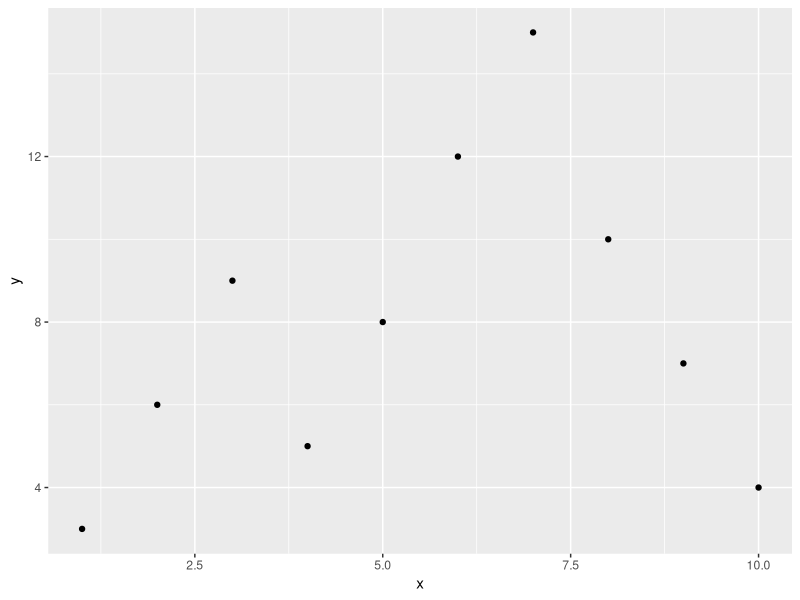
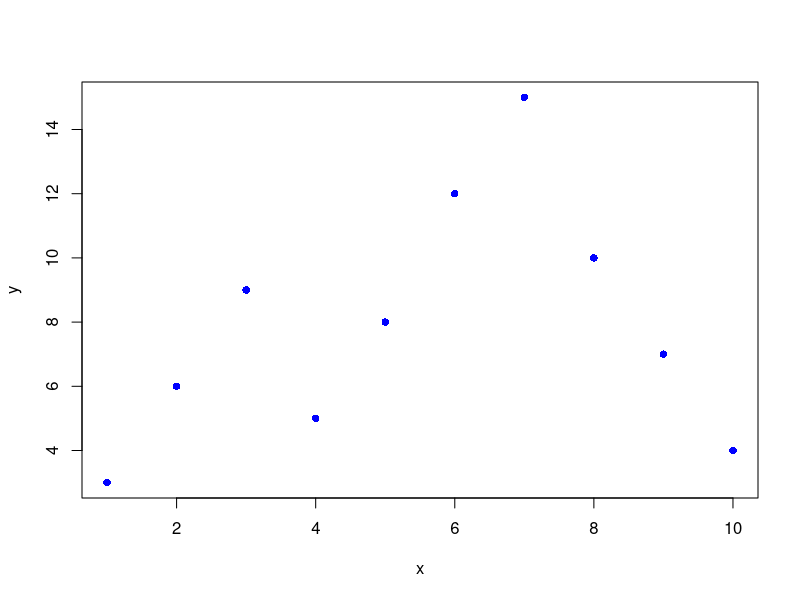
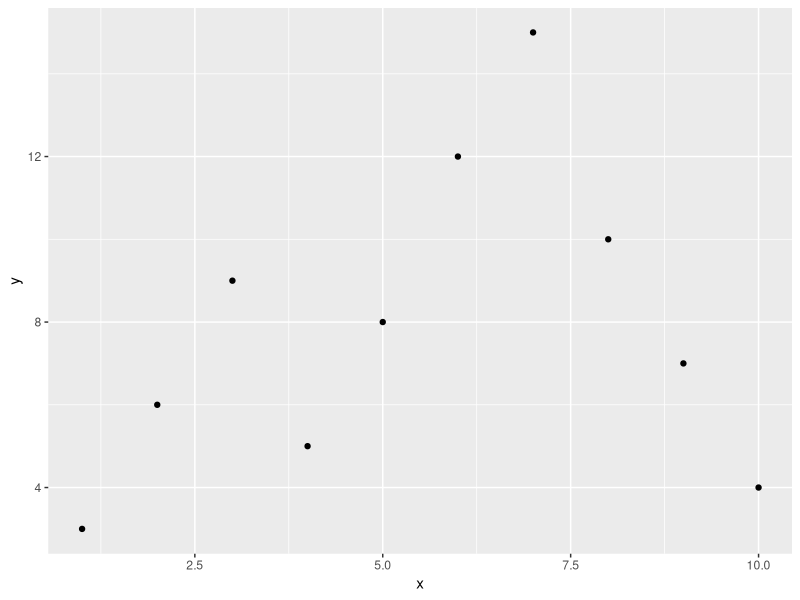

Write R code to recreate these figures, in order.
# Iniciando con R
#
# Asignación de variables: En R, puedes asignar valores a variables utilizando el operador <- o =.  ----
# Aquí hay un ejemplo:
x <- 5
y <- 3

#Operaciones aritméticas: Puedes realizar operaciones matemáticas básicas como suma, resta, multiplicación y división:----
suma <- x + y
resta <- x - y
multiplicacion <- x * y
division <- x / y

#Funciones matemáticas: R tiene una variedad de funciones matemáticas incorporadas que puedes utilizar. Por ejemplo:----
raiz_cuadrada <- sqrt(x)
exponencial <- exp(x)
logaritmo <- log(x)

#Vectores: Los vectores son una estructura fundamental en R. Puedes crear vectores utilizando la función c():----
vector_numerico <- c(1, 2, 3, 4, 5)
vector_caracteres <- c("manzana", "banana", "naranja")

#Indexación de vectores: Puedes acceder a elementos específicos de un vector utilizando índices:----
primer_elemento <- vector_numerico[1]
segundo_elemento <- vector_numerico[2]

#Funciones en vectores: Puedes aplicar funciones a todos los elementos de un vector de manera eficiente:----
doble_vector <- vector_numerico * 2

#Matrices: Las matrices son estructuras bidimensionales en R. Puedes crear matrices utilizando la función matrix():----
matriz <- matrix(c(1, 2, 3, 4, 5, 6), nrow = 2, ncol = 3)

#Data frames: Los data frames son estructuras de datos tabulares similares a hojas de cálculo.----
#Puedes crear data frames utilizando la función data.frame():
data <- data.frame(nombre = c("Juan", "María", "Pedro"), edad = c(25, 30, 28))

#Funciones personalizadas: Puedes crear tus propias funciones en R: ----
mi_funcion <- function(a, b) {
  resultado <- a + b
  return(resultado)
}

resultado_final <- mi_funcion(10, 15)

#Gráficos: R es conocido por su capacidad de visualización. Puedes crear gráficos utilizando la librería ggplot2:----
library(ggplot2)

datos <- data.frame(x = 1:10, y = c(3, 6, 9, 5, 8, 12, 15, 10, 7, 4))

grafico <- ggplot(datos, aes(x, y)) + geom_point()
grafico

# Guardar el gráfico en formato PNG con alta resolución (300 ppp  o más)----
ggsave("mi_grafico.jpg", plot = grafico, dpi = 300)

# Crear un gráfico de ejemplo
x <- 1:10
y <- c(3, 6, 9, 5, 8, 12, 15, 10, 7, 4)
plot(x, y, type = "p", pch = 16, col = "blue")



